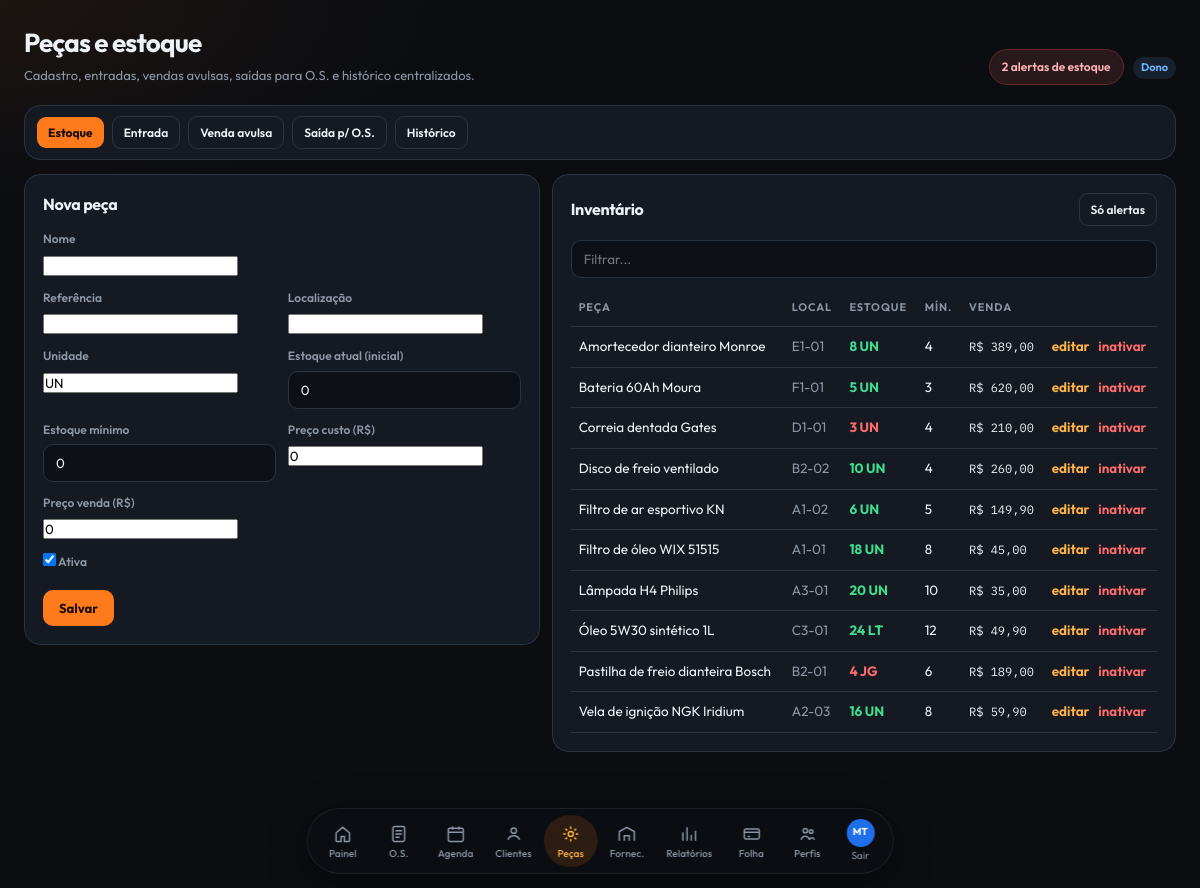
The page /pages/produtos.php (signed in) on the database its author committed.
### tables this page shows
CREATE TABLE IF NOT EXISTS usuarios (
  id INT UNSIGNED AUTO_INCREMENT PRIMARY KEY,
  nome VARCHAR(120) NOT NULL,
  email VARCHAR(160) NOT NULL UNIQUE,
  nif VARCHAR(20) DEFAULT NULL UNIQUE,
  senha VARCHAR(255) NOT NULL,
  perfil ENUM('dono','almoxarife','mecanico','financeiro') NOT NULL DEFAULT 'mecanico',
  telefone VARCHAR(30) DEFAULT NULL,
  ativo TINYINT(1) NOT NULL DEFAULT 1,
  criado_em TIMESTAMP DEFAULT CURRENT_TIMESTAMP,
  atualizado_em TIMESTAMP DEFAULT CURRENT_TIMESTAMP ON UPDATE CURRENT_TIMESTAMP
);

CREATE TABLE IF NOT EXISTS produtos (
  id INT UNSIGNED AUTO_INCREMENT PRIMARY KEY,
  nome VARCHAR(180) NOT NULL,
  sku VARCHAR(60) NOT NULL UNIQUE,
  referencia VARCHAR(80) DEFAULT NULL,
  localizacao VARCHAR(80) DEFAULT NULL,
  unidade VARCHAR(10) NOT NULL DEFAULT 'UN',
  estoque_atual INT NOT NULL DEFAULT 0,
  estoque_minimo INT NOT NULL DEFAULT 0,
  preco_custo DECIMAL(10,2) NOT NULL DEFAULT 0.00,
  preco_venda DECIMAL(10,2) NOT NULL DEFAULT 0.00,
  ativo TINYINT(1) NOT NULL DEFAULT 1,
  criado_em TIMESTAMP DEFAULT CURRENT_TIMESTAMP,
  atualizado_em TIMESTAMP DEFAULT CURRENT_TIMESTAMP ON UPDATE CURRENT_TIMESTAMP
);

### includes/functions.php (called while the page is built, shortened)
<?php
function e(?string $v): string
{
    return htmlspecialchars((string)$v, ENT_QUOTES, 'UTF-8');
}
function money($v): string
{
    return 'R$ ' . number_format((float)$v, 2, ',', '.');
}
function perfil_label(string $p): string
{
    return [
        'dono'       => 'Dono',
        'almoxarife' => 'Almoxarife',
        'mecanico'   => 'Mecânico',
        'financeiro' => 'Financeiro',
    ][$p] ?? $p;
}
function current_perfil(): string
{
    return (string)($_SESSION['user']['perfil'] ?? '');
}
function is_dono(): bool
{
    return current_perfil() === 'dono';
}
function can_gestao_pecas(): bool
{
    return is_dono() || current_perfil() === 'almoxarife';
}
function can_saida_os(): bool
{
    $p = current_perfil();
    return in_array($p, ['dono', 'almoxarife', 'mecanico'], true);
}
function can_financeiro(): bool
{
    return is_dono() || current_perfil() === 'financeiro';
}
function can_relatorio_estoque(): bool
{
    $p = current_perfil();
    return in_array($p, ['dono', 'almoxarife', 'financeiro'], true);
}
function iniciais(string $nome): string
{
    $partes = preg_split('/\s+/', trim($nome)) ?: [];
    $a = mb_strtoupper(mb_substr($partes[0] ?? 'U', 0, 1));
    $b = mb_strtoupper(mb_substr($partes[count($partes) - 1] ?? '', 0, 1));
    return $a . $b;
}
function avatar_cor(int $id): string
{
    $cores = ['#e50914', '#1f6feb', '#2ea043', '#d4a017', '#8957e5', '#e85d04', '#0d9488', '#db2777'];
    return $cores[$id % count($cores)];
}
function alertas_estoque(PDO $pdo): array
{
    $sql = "SELECT * FROM produtos WHERE ativo = 1 AND estoque_atual <= estoque_minimo ORDER BY estoque_atual ASC";
    return $pdo->query($sql)->fetchAll();
}

### includes/auth.php (called while the page is built, shortened)
<?php
require_once __DIR__ . '/db.php';
require_once __DIR__ . '/functions.php';
function current_user(): ?array
{
    return $_SESSION['user'] ?? null;
}
?>

### pages/produtos.php (the view, shortened to what this page needs)
<?php
require_once dirname(__DIR__) . '/includes/auth.php';
$pdo = db();
$tab = $_GET['tab'] ?? '';
$tabsOk = ['estoque', 'entrada', 'venda', 'saida', 'historico'];
if (!in_array($tab, $tabsOk, true)) {
    $tab = '';
}
if (is_mecanico()) {
    if (!in_array($tab, ['saida', 'historico'], true)) {
        $tab = 'saida';
    }
} elseif (current_perfil() === 'financeiro') {
    if (!in_array($tab, ['historico'], true)) {
        $tab = 'historico';
    }
} elseif (can_gestao_pecas()) {
    if ($tab === '') {
        $tab = 'estoque';
    }
} else {
    $tab = 'historico';
}
$edit = null;
$sqlLista = "SELECT * FROM produtos WHERE 1=1";
$sqlLista .= " ORDER BY ativo DESC, nome";
$lista = $pdo->query($sqlLista)->fetchAll();
$mecs = $pdo->query("SELECT id,nome FROM usuarios WHERE perfil IN ('mecanico','dono') AND ativo=1 ORDER BY nome")->fetchAll();
$pageTitle = 'Peças e estoque';
$pageHint = 'Cadastro, entradas, vendas avulsas, saídas para O.S. e histórico centralizados.';
require dirname(__DIR__) . '/includes/header.php';
function tab_url(string $t): string
{
    return e(BASE_URL) . '/pages/produtos.php?tab=' . urlencode($t);
}
?>
<nav class="card" style="margin-bottom:14px;padding:10px 12px;display:flex;flex-wrap:wrap;gap:8px;align-items:center">
    <?php if (can_gestao_pecas()): ?>
        <a class="btn btn-sm <?= $tab==='estoque'?'':'btn-ghost' ?>" href="<?= tab_url('estoque') ?>">Estoque</a>
        <a class="btn btn-sm <?= $tab==='entrada'?'':'btn-ghost' ?>" href="<?= tab_url('entrada') ?>">Entrada</a>
        <a class="btn btn-sm <?= $tab==='venda'?'':'btn-ghost' ?>" href="<?= tab_url('venda') ?>">Venda avulsa</a>
    <?php endif; ?>
    <?php if (can_saida_os()): ?>
        <a class="btn btn-sm <?= $tab==='saida'?'':'btn-ghost' ?>" href="<?= tab_url('saida') ?>">Saída p/ O.S.</a>
    <?php endif; ?>
    <?php if (can_gestao_pecas() || can_financeiro() || can_saida_os()): ?>
        <a class="btn btn-sm <?= $tab==='historico'?'':'btn-ghost' ?>" href="<?= tab_url('historico') ?>">Histórico</a>
    <?php endif; ?>
</nav>
<?php if ($tab === 'estoque'): ?>
<div class="split">
<section class="card">
    <?php if (can_gestao_pecas()): ?>
    <h2><?= $edit ? 'Editar peça' : 'Nova peça' ?></h2>
    <form method="post">
        <label>Nome</label>
        <input name="nome" required value="<?= e($edit['nome'] ?? '') ?>">
        <div class="form-grid" style="margin-top:12px">
            <div><label>Referência</label><input name="referencia" value="<?= e($edit['referencia'] ?? '') ?>"></div>
            <div><label>Localização</label><input name="localizacao" value="<?= e($edit['localizacao'] ?? '') ?>"></div>
            <div><label>Unidade</label><input name="unidade" value="<?= e($edit['unidade'] ?? 'UN') ?>"></div>
            <div>
                <label>Estoque atual <?= $edit ? '(somente leitura)' : '(inicial)' ?></label>
                <?php if ($edit): ?>
                    <input type="number" value="<?= (int)$edit['estoque_atual'] ?>" disabled title="Altere via Entrada, Venda ou Saída">
                    <input type="hidden" name="estoque_atual" value="<?= (int)$edit['estoque_atual'] ?>">
                <?php else: ?>
                    <input type="number" name="estoque_atual" min="0" value="0">
                <?php endif; ?>
            </div>
            <div><label>Estoque mínimo</label><input type="number" name="estoque_minimo" min="0" value="<?= e((string)($edit['estoque_minimo'] ?? 0)) ?>"></div>
            <div><label>Preço custo (R$)</label><input name="preco_custo" value="<?= e((string)($edit['preco_custo'] ?? '0')) ?>"></div>
            <div><label>Preço venda (R$)</label><input name="preco_venda" value="<?= e((string)($edit['preco_venda'] ?? '0')) ?>"></div>
            <div class="full"><label><input type="checkbox" name="ativo" <?= empty($edit) || !empty($edit['ativo']) ? 'checked' : '' ?>> Ativa</label></div>
        </div>
        <div class="row-actions">
            <button class="btn" type="submit">Salvar</button>
        </div>
    </form>
    <?php else: ?>
    <h2>Peças</h2>
    <p class="muted">Consulta de estoque. Cadastro e entradas restritos ao dono/almoxarife.</p>
    <?php endif; ?>
</section>
<section class="card">
    <div class="card-head">
        <h2>Inventário</h2>
        <a class="btn btn-sm btn-ghost" href="<?= e(BASE_URL) ?>/pages/produtos.php?tab=estoque&alerta=1">Só alertas</a>
    </div>
    <input type="search" placeholder="Filtrar..." data-filter-table="#tab-prod" style="margin-bottom:12px">
    <div class="table-wrap">
        <table id="tab-prod">
            <thead>
            <tr><th>Peça</th><th>Local</th><th>Estoque</th><th>Mín.</th><th>Venda</th><th></th></tr>
            </thead>
            <tbody>
            <?php foreach ($lista as $p):
                $baixo = (int)$p['estoque_atual'] <= (int)$p['estoque_minimo'];
            ?>
                <tr>
                    <td><?= e($p['nome']) ?><?php if (!$p['ativo']): ?> <span class="badge badge-off">inativa</span><?php endif; ?></td>
                    <td class="muted"><?= e($p['localizacao'] ?: '—') ?></td>
                    <td class="<?= $baixo ? 'stock-low' : 'stock-ok' ?>"><?= (int)$p['estoque_atual'] ?> <?= e($p['unidade']) ?></td>
                    <td><?= (int)$p['estoque_minimo'] ?></td>
                    <td class="mono"><?= money($p['preco_venda']) ?></td>
                    <td>
                        <?php if (can_gestao_pecas()): ?>
                            <a class="btn-link" href="?tab=estoque&editar=<?= (int)$p['id'] ?>">editar</a>
                            <?php if ($p['ativo']): ?>
                            <form method="post" style="display:inline;margin-left:6px" onsubmit="return confirm('Inativar esta peça?')">
                                <button class="btn-link" type="submit" style="color:#ff6b6b">inativar</button>
                            </form>
                            <?php endif; ?>
                        <?php endif; ?>
                    </td>
                </tr>
            <?php endforeach; ?>
            </tbody>
        </table>
    </div>
</section>
</div>
<?php endif; ?>
<?php require dirname(__DIR__) . '/includes/footer.php'; ?>

### includes/header.php (shortened to what this page needs)
<?php
require_once __DIR__ . '/auth.php';
$user = current_user();
$pdo = db();
$alertas = alertas_estoque($pdo);
$qtdAlertas = count($alertas);
$pagina = basename($_SERVER['PHP_SELF']);
$perfil = current_perfil();
?>
<!DOCTYPE html>
<html lang="pt-BR">
<head>
    <link rel="stylesheet" href="<?= e(BASE_URL) ?>/assets/css/style.css?v=8">
</head>
<body>
<div class="app">
    <aside class="sidebar">
        <nav class="dock">
            <a class="<?= $pagina==='dashboard.php'?'active':'' ?>" href="<?= e(BASE_URL) ?>/dashboard.php" title="Painel">
                <span class="dock-ico">
                    <svg viewBox="0 0 24 24" fill="none" stroke="currentColor" stroke-width="1.8"><path d="M4 10.5 12 4l8 6.5V20a1 1 0 0 1-1 1h-5v-6H10v6H5a1 1 0 0 1-1-1v-9.5Z"/></svg>
                </span>
                <em>Painel</em>
            </a>
            <?php if (in_array($perfil, ['dono', 'mecanico'], true)): ?>
            <a class="<?= $pagina==='os.php'?'active':'' ?>" href="<?= e(BASE_URL) ?>/pages/os.php" title="Ordens">
                <span class="dock-ico">
                    <svg viewBox="0 0 24 24" fill="none" stroke="currentColor" stroke-width="1.8"><rect x="5" y="3" width="14" height="18" rx="2"/><path d="M8 8h8M8 12h8M8 16h5"/></svg>
                </span>
                <em>O.S.</em>
            </a>
            <a class="<?= $pagina==='agenda.php'?'active':'' ?>" href="<?= e(BASE_URL) ?>/pages/agenda.php" title="Agenda">
                <span class="dock-ico">
                    <svg viewBox="0 0 24 24" fill="none" stroke="currentColor" stroke-width="1.8"><rect x="3" y="5" width="18" height="16" rx="2"/><path d="M8 3v4M16 3v4M3 10h18"/></svg>
                </span>
                <em>Agenda</em>
            </a>
            <a class="<?= $pagina==='clientes.php'?'active':'' ?>" href="<?= e(BASE_URL) ?>/pages/clientes.php" title="Clientes">
                <span class="dock-ico">
                    <svg viewBox="0 0 24 24" fill="none" stroke="currentColor" stroke-width="1.8"><circle cx="12" cy="8" r="3.2"/><path d="M5 19c1.2-3.2 3.6-4.8 7-4.8s5.8 1.6 7 4.8"/></svg>
                </span>
                <em>Clientes</em>
            </a>
            <?php endif; ?>
            <?php if (can_gestao_pecas() || can_saida_os() || can_financeiro()): ?>
            <a class="<?= $pagina==='produtos.php'?'active':'' ?>" href="<?= e(BASE_URL) ?>/pages/produtos.php?tab=<?= can_gestao_pecas() ? 'estoque' : (can_saida_os() && !can_financeiro() ? 'saida' : 'historico') ?>" title="Peças">
                <span class="dock-ico">
                    <svg viewBox="0 0 24 24" fill="none" stroke="currentColor" stroke-width="1.8"><circle cx="12" cy="12" r="3"/><path d="M12 3v3M12 18v3M3 12h3M18 12h3M5.6 5.6l2.1 2.1M16.3 16.3l2.1 2.1M18.4 5.6l-2.1 2.1M7.7 16.3l-2.1 2.1"/></svg>
                </span>
                <em>Peças</em>
            </a>
            <?php endif; ?>
            <?php if (can_gestao_pecas()): ?>
            <a class="<?= $pagina==='fornecedores.php'?'active':'' ?>" href="<?= e(BASE_URL) ?>/pages/fornecedores.php" title="Fornecedores">
                <span class="dock-ico">
                    <svg viewBox="0 0 24 24" fill="none" stroke="currentColor" stroke-width="1.8"><path d="M3 20V9l9-5 9 5v11"/><path d="M9 20v-6h6v6"/></svg>
                </span>
                <em>Fornec.</em>
            </a>
            <?php endif; ?>
            <?php if (can_relatorio_estoque() || can_financeiro()): ?>
            <a class="<?= $pagina==='relatorios.php'?'active':'' ?>" href="<?= e(BASE_URL) ?>/pages/relatorios.php" title="Relatórios">
                <span class="dock-ico">
                    <svg viewBox="0 0 24 24" fill="none" stroke="currentColor" stroke-width="1.8"><path d="M5 20V10M10 20V4M15 20v-7M20 20V8"/></svg>
                </span>
                <em>Relatórios</em>
            </a>
            <?php endif; ?>
            <?php if (can_financeiro()): ?>
            <a class="<?= $pagina==='pagamentos.php'?'active':'' ?>" href="<?= e(BASE_URL) ?>/pages/pagamentos.php" title="Folha">
                <span class="dock-ico">
                    <svg viewBox="0 0 24 24" fill="none" stroke="currentColor" stroke-width="1.8"><rect x="3" y="6" width="18" height="12" rx="2"/><path d="M3 10h18M7 15h3"/></svg>
                </span>
                <em>Folha</em>
            </a>
            <?php endif; ?>
            <?php if (is_dono()): ?>
            <a class="<?= $pagina==='usuarios.php'?'active':'' ?>" href="<?= e(BASE_URL) ?>/pages/usuarios.php" title="Perfis">
                <span class="dock-ico">
                    <svg viewBox="0 0 24 24" fill="none" stroke="currentColor" stroke-width="1.8"><circle cx="9" cy="8" r="2.6"/><circle cx="16" cy="9" r="2.2"/><path d="M4 19c.8-2.8 2.6-4.2 5-4.2s4.2 1.4 5 4.2M14 19c.4-1.6 1.4-2.6 3-2.6 1.4 0 2.4.8 3 2.6"/></svg>
                </span>
                <em>Perfis</em>
            </a>
            <?php endif; ?>
        </nav>
        <div class="dock-foot">
            <a class="dock-user" href="<?= e(BASE_URL) ?>/logout.php" title="Trocar perfil">
                <span class="avatar" style="background:<?= e(avatar_cor((int)$user['id'])) ?>"><?= e(iniciais($user['nome'])) ?></span>
                <em>Sair</em>
            </a>
        </div>
    </aside>
    <main class="main">
        <header class="topbar">
            <div>
                <h1><?= e($pageTitle ?? 'Painel') ?></h1>
                <?php if (!empty($pageHint)): ?><p class="hint"><?= e($pageHint) ?></p><?php endif; ?>
            </div>
            <div class="top-actions">
                <?php if (can_gestao_pecas() || can_saida_os()): ?>
                <a class="alert-pill <?= $qtdAlertas ? 'hot' : '' ?>" href="<?= e(BASE_URL) ?>/pages/produtos.php?tab=<?= can_gestao_pecas() ? 'estoque' : 'saida' ?>&alerta=1">
                    <?= $qtdAlertas ?> alerta<?= $qtdAlertas===1?'':'s' ?> de estoque
                </a>
                <?php endif; ?>
                <span class="badge badge-info" style="margin-left:6px"><?= e(perfil_label($perfil)) ?></span>
            </div>
        </header>
        <div class="content">

### rows shown on the page
usuarios: nome "MT"
produtos: nome "Amortecedor dianteiro Monroe", localizacao "E1-01", estoque_atual "8", unidade "UN", estoque_minimo "4", preco_venda "R$ 389,00"
produtos: nome "Bateria 60Ah Moura", localizacao "F1-01", estoque_atual "5", unidade "UN", estoque_minimo "3", preco_venda "R$ 620,00"
produtos: nome "Correia dentada Gates", localizacao "D1-01", estoque_atual "3", unidade "UN", estoque_minimo "4", preco_venda "R$ 210,00"
produtos: nome "Disco de freio ventilado", localizacao "B2-02", estoque_atual "10", unidade "UN", estoque_minimo "4", preco_venda "R$ 260,00"
produtos: nome "Filtro de ar esportivo KN", localizacao "A1-02", estoque_atual "6", unidade "UN", estoque_minimo "5", preco_venda "R$ 149,90"
produtos: nome "Filtro de óleo WIX 51515", localizacao "A1-01", estoque_atual "18", unidade "UN", estoque_minimo "8", preco_venda "R$ 45,00"
produtos: nome "Lâmpada H4 Philips", localizacao "A3-01", estoque_atual "20", unidade "UN", estoque_minimo "10", preco_venda "R$ 35,00"
produtos: nome "Óleo 5W30 sintético 1L", localizacao "C3-01", estoque_atual "24", unidade "LT", estoque_minimo "12", preco_venda "R$ 49,90"
produtos: nome "Pastilha de freio dianteira Bosch", localizacao "B2-01", estoque_atual "4", unidade "JG", estoque_minimo "6", preco_venda "R$ 189,00"
produtos: nome "Vela de ignição NGK Iridium", localizacao "A2-03", estoque_atual "16", unidade "UN", estoque_minimo "8", preco_venda "R$ 59,90"

### other values the page prints
$pageTitle "Peças e estoque"
$pageHint "Cadastro, entradas, vendas avulsas, saídas para O.S. e histórico centralizados."
$qtdAlertas "2"
perfil_label($perfil) "Dono"
